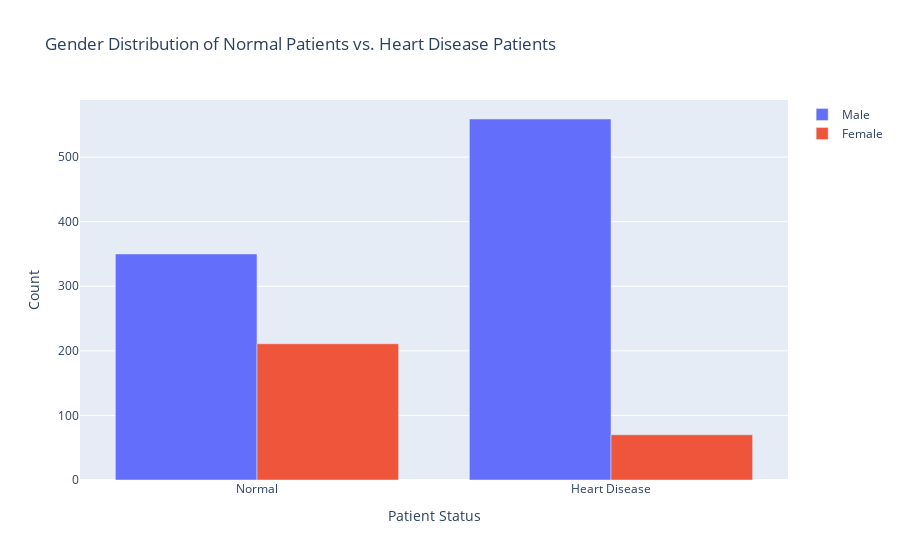

This figure's notebook cell:
### Markdown cell above
> - From the above **KDE plot**, the **mean age** for **heart disease** patients is around **50 to 60 years**
> - The overall **average is 55**
> - The probability denisty is around **0.4184874**

### Code cell
# Creaing a countplot for 'Gender wise distribution of normal vs heart disease patients'

# Create a grouped bar chart
fig = go.Figure(
    data=[
        go.Bar(
            name="Male",
            x=["Normal", "Heart Disease"],
            y=heart[heart["sex"] == 1]["target"].value_counts().sort_index(),
        ),
        go.Bar(
            name="Female",
            x=["Normal", "Heart Disease"],
            y=heart[heart["sex"] == 0]["target"].value_counts().sort_index(),
        ),
    ]
)

# Update the layout
fig.update_layout(
    # Title for grouped bar chart
    title="Gender Distribution of Normal Patients vs. Heart Disease Patients",
    # axis of grouped bar chart
    xaxis_title="Patient Status",
    yaxis_title="Count",
    barmode="group",
)

# Show the plot
fig.show()

### Figure 1 — Plotly figure (JSON) as saved in the notebook; plotly's stock layout.template omitted (floating-point values rounded to 4 significant figures)
{"data": [{"name": "Male", "type": "bar", "x": ["Normal", "Heart Disease"], "y": [350, 559]}, {"name": "Female", "type": "bar", "x": ["Normal", "Heart Disease"], "y": [211, 70]}], "layout": {"autosize": true, "barmode": "group", "title": {"text": "Gender Distribution of Normal Patients vs. Heart Disease Patients"}, "xaxis": {"autorange": true, "range": [-0.5, 1.5], "title": {"text": "Patient Status"}, "type": "category"}, "yaxis": {"autorange": true, "range": [0, 588.4], "title": {"text": "Count"}, "type": "linear"}}}
